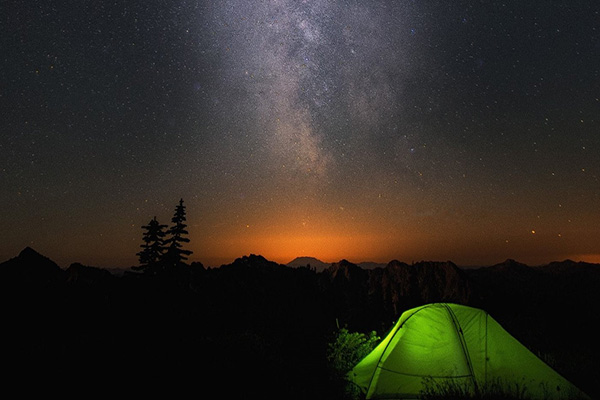
#> input picture 01a.jpg, 600 x 400 px
$ python '013 image flip.py'
#> lines starting #> are read from the running program, lines starting #| are printed output that depends on the picture
import cv2
import numpy as np

image0 = cv2.imread('01a.jpg')
#> image0 is the input picture: shape (400, 600, 3); mean B, G, R 35.3, 43, 47.5
cv2.namedWindow('image0', cv2.WINDOW_AUTOSIZE)
cv2.imshow('image0', image0)

# X Flip 倒影
image1 = cv2.flip(image0, 0)
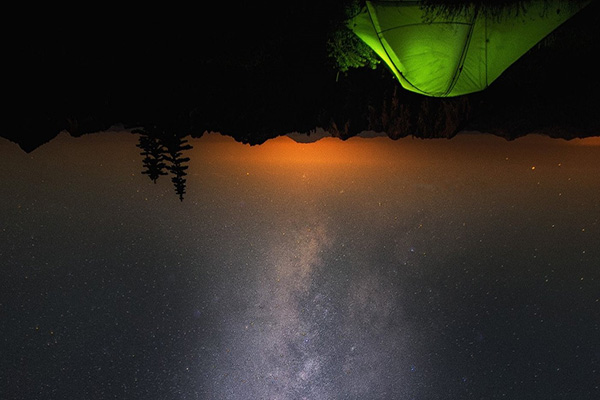
#> image1: shape (400, 600, 3); mean B, G, R 35.3, 43, 47.5
cv2.imshow('x-flip', image1)

# Y Flip 镜像
image2 = cv2.flip(image0, 1)
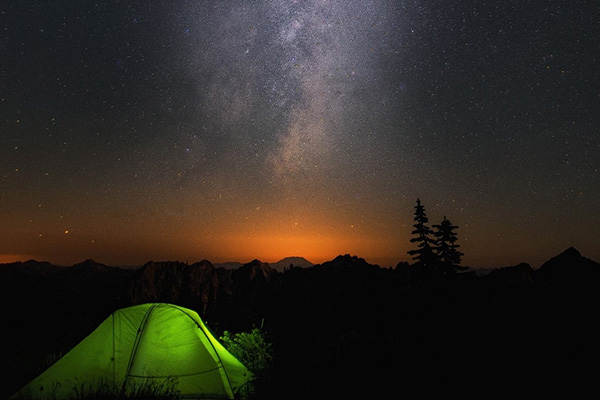
#> image2: shape (400, 600, 3); mean B, G, R 35.3, 43, 47.5
cv2.imshow('y-flip', image2)

# XY Flip 对角
image3 = cv2.flip(image0, -1)
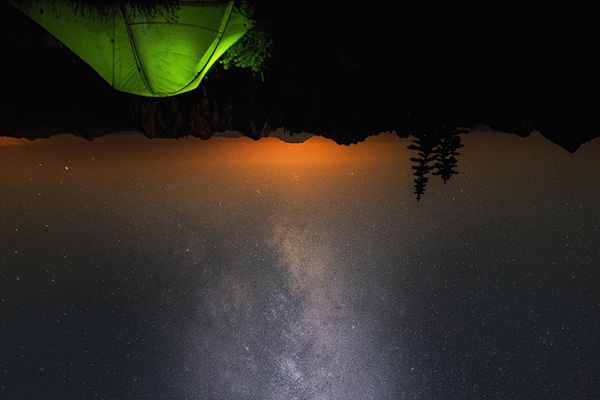
#> image3: shape (400, 600, 3); mean B, G, R 35.3, 43, 47.5
cv2.imshow("xy-flip", image3)

# custom x-flip  自定义翻转
h, w, ch = image0.shape
#> h = 400; w = 600; ch = 3
image5 = np.zeros(image0.shape, dtype=image0.dtype)
for row in range(h):
    for col in range(w):
        b, g, r = image0[row, col]
        image5[h - row - 1, col] = [b, g, r]
cv2.imshow('custom x-flip', image5)

# custom y-flip  自定义翻转
h, w, ch = image0.shape
image4 = np.zeros(image0.shape, dtype=image0.dtype)
for row in range(h):
    for col in range(w):
        b, g, r = image0[row, col]
        image4[row, w - col - 1] = [b, g, r]
cv2.imshow("custom-y-flip", image4)

cv2.waitKey(0)
cv2.destroyAllWindows()
